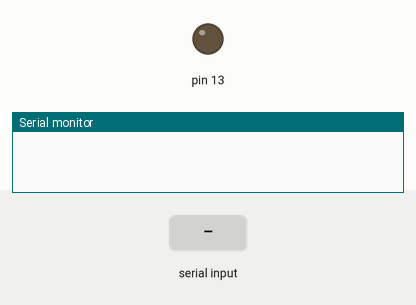
This sketch was run on a simulated Arduino Uno, built with avr-gcc and run on an emulated ATmega328P. Parts: output pins drawn as LEDs (lit = HIGH), the last lines printed to the serial monitor. The test bench sets the inputs (shaded band).

Above: at 1.2 s.
1.3 s: "A" received over Serial
At 1.9 s:
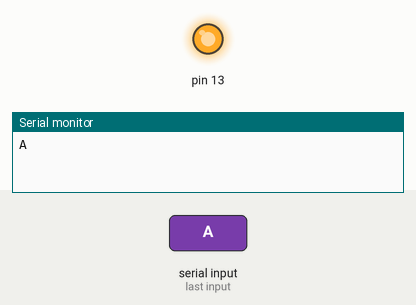
2.8 s: "B" received over Serial
At 3.1 s:
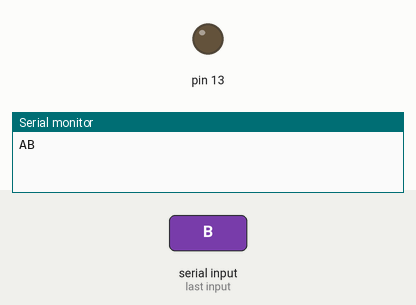
Timing chart, 0 to 5.8 s (numbered marks = the images above; inputs shaded):
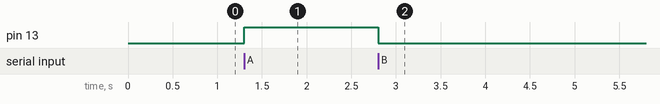

Measured:
- after the input at 1.3 s, pin 13: LOW → HIGH at once
- after the input at 2.8 s, pin 13: HIGH → LOW at once

The sketch:

_1_VTER_COMMUNICATION_1LED_A_on_B_off.ino
```cpp
void setup() {
  // put your setup code here, to run once:
Serial.begin(9600);
pinMode(13,OUTPUT);
}

void loop() {
  // put your main code here, to run repeatedly:
char x;
if(Serial.available()>0)
{
  x=Serial.read();
  Serial.print(x);
  if(x=='A')
  {
    digitalWrite(13,1);
  }
  else if(x=='B')
  {
    digitalWrite(13,0);
  }
}
}
```
